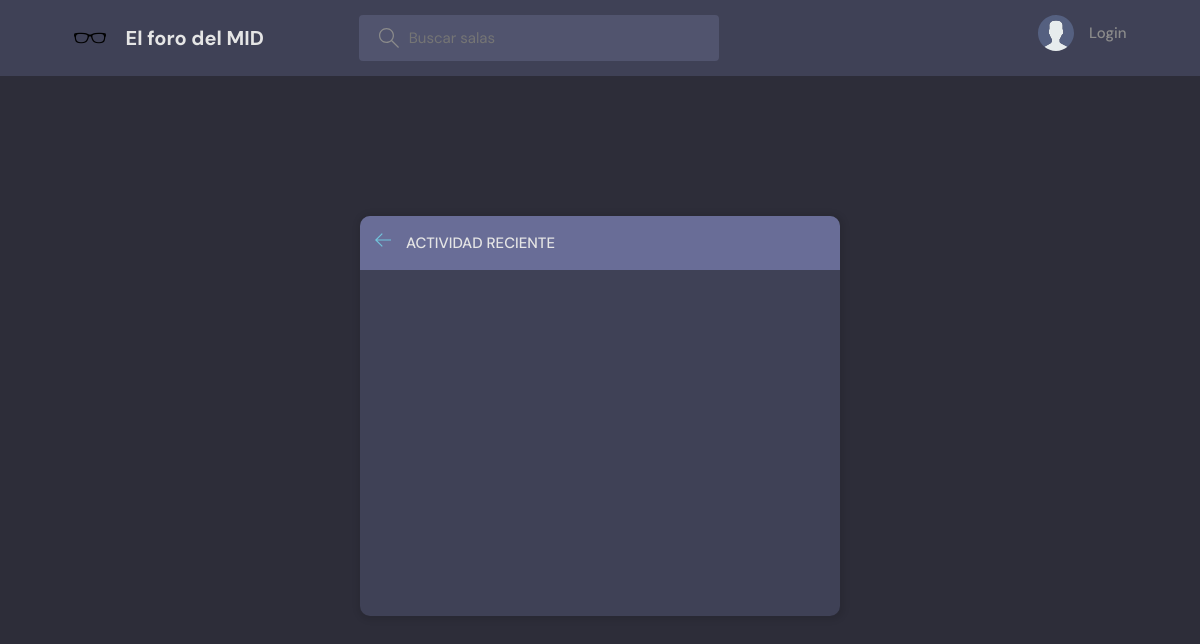
The page /activity/ on the database as committed earlier.
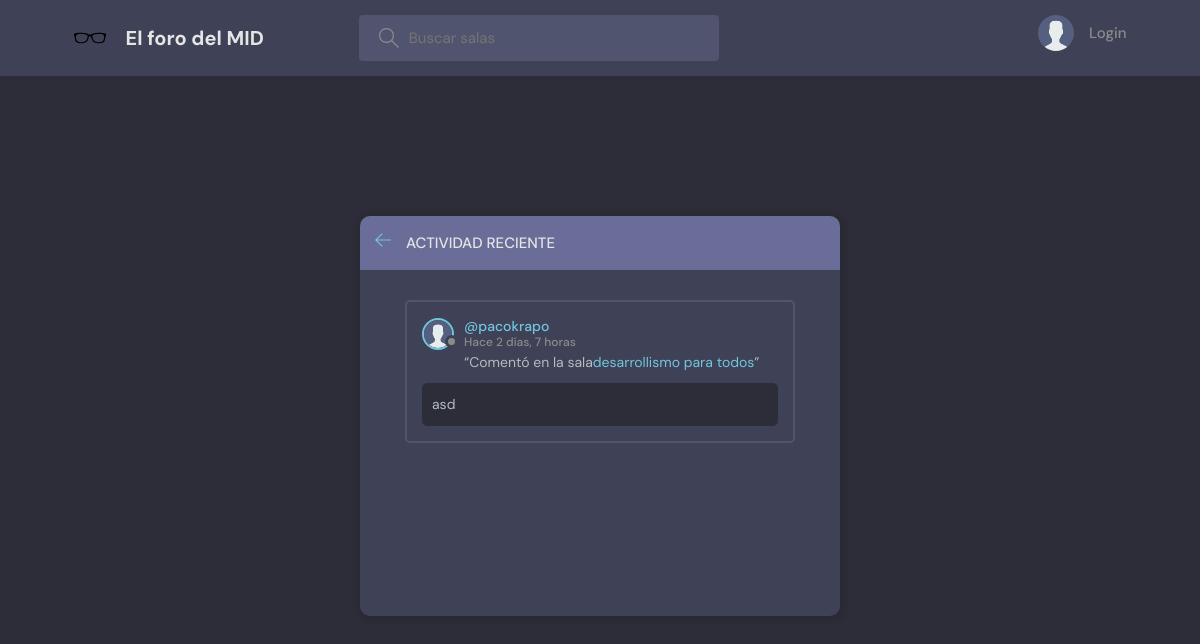
The same page on the database as committed later.
### base/models.py (models this page shows, shortened)
class Message(models.Model):
    id = models.AutoField(primary_key=True)
    user = models.ForeignKey(User, on_delete=models.CASCADE)
    room = models.ForeignKey(Room, on_delete=models.CASCADE)
    body = models.TextField()
    updated = models.DateTimeField(auto_now=True)
    created = models.DateTimeField(auto_now_add=True)
    class Meta:
        ordering = ['-updated', '-created']

class User(AbstractUser):
    id = models.AutoField(primary_key=True)
    name = models.CharField(max_length=200, null=True)
    email = models.EmailField(unique=True, null=True)
    bio = models.TextField(null=True)
    avatar = models.ImageField(null=True, upload_to='avatars/', default="avatar.svg")
    username = models.CharField(max_length=150, unique=True)
    USERNAME_FIELD = 'email'  # Utiliza 'email' para la autenticación
    REQUIRED_FIELDS = []  # No requiere campos adicionales al registrar
    objects = CustomUserManager()
    def __str__(self):
        return self.username

class Room(models.Model):
    id = models.AutoField(primary_key=True)
    host = models.ForeignKey(User, on_delete=models.SET_NULL, null=True)
    topic = models.ForeignKey(Topic, on_delete=models.SET_NULL, null=True)
    name = models.CharField(max_length=200)
    description = models.TextField(null=True, blank=True)
    participants = models.ManyToManyField(
        User, related_name='participants', blank=True)
    updated = models.DateTimeField(auto_now=True)
    created = models.DateTimeField(auto_now_add=True)
    class Meta:
        ordering = ['-updated', '-created']
    def __str__(self):
        return self.name

### base/views.py (the view)
# urls.py: path('activity/', views.activityPage, name="activity"),
def activityPage(request):
    room_messages = Message.objects.all()
    return render(request, 'base/activity.html', {'room_messages': room_messages})

### base/templates/base/activity.html (shortened to what this page needs)
{% extends 'main.html' %}
{% block content %}
<main class="layout">
  <div class="container">
    <div class="layout__box">
      <div class="layout__boxHeader">
        <div class="layout__boxTitle">
          <a href="{% url 'home' %}">
            <svg version="1.1" xmlns="http://www.w3.org/2000/svg" width="32" height="32" viewBox="0 0 32 32">
              <title>arrow-left</title>
              <path
                d="M13.723 2.286l-13.723 13.714 13.719 13.714 1.616-1.611-10.96-10.96h27.625v-2.286h-27.625l10.965-10.965-1.616-1.607z">
              </path>
              </path>
            </svg>
          </a>
          <h3>Actividad reciente</h3>
        </div>
      </div>
      <div class="activities-page layout__body">
        {% for message in room_messages %}
        <div class="activities__box">
          <div class="activities__boxHeader roomListRoom__header">
            <a href="{% url 'user-profile' message.user.id %}" class="roomListRoom__author">
              <div class="avatar avatar--small">
                <img src="{{message.user.avatar.url}}" />
              </div>
              <p>
                @{{message.user}}
                <span>Hace {{message.created|timesince}}</span>
              </p>
            </a>
          </div>
          <div class="activities__boxContent">
            <p>“Comentó en la sala<a href="{% url 'room' message.room.id %}">{{message.room}}</a>”</p>
            <div class="activities__boxRoomContent">
              {{message.body}}
            </div>
          </div>
        </div>
        {% endfor %}
      </div>
    </div>
  </div>
</main>
{% endblock content %}

Rows that differ between the two databases and show on the page:
added Message: user.avatar (placeholder picture), user "pacokrapo", created "2 días, 7 horas", room "desarrollismo para todos", body "asd"
